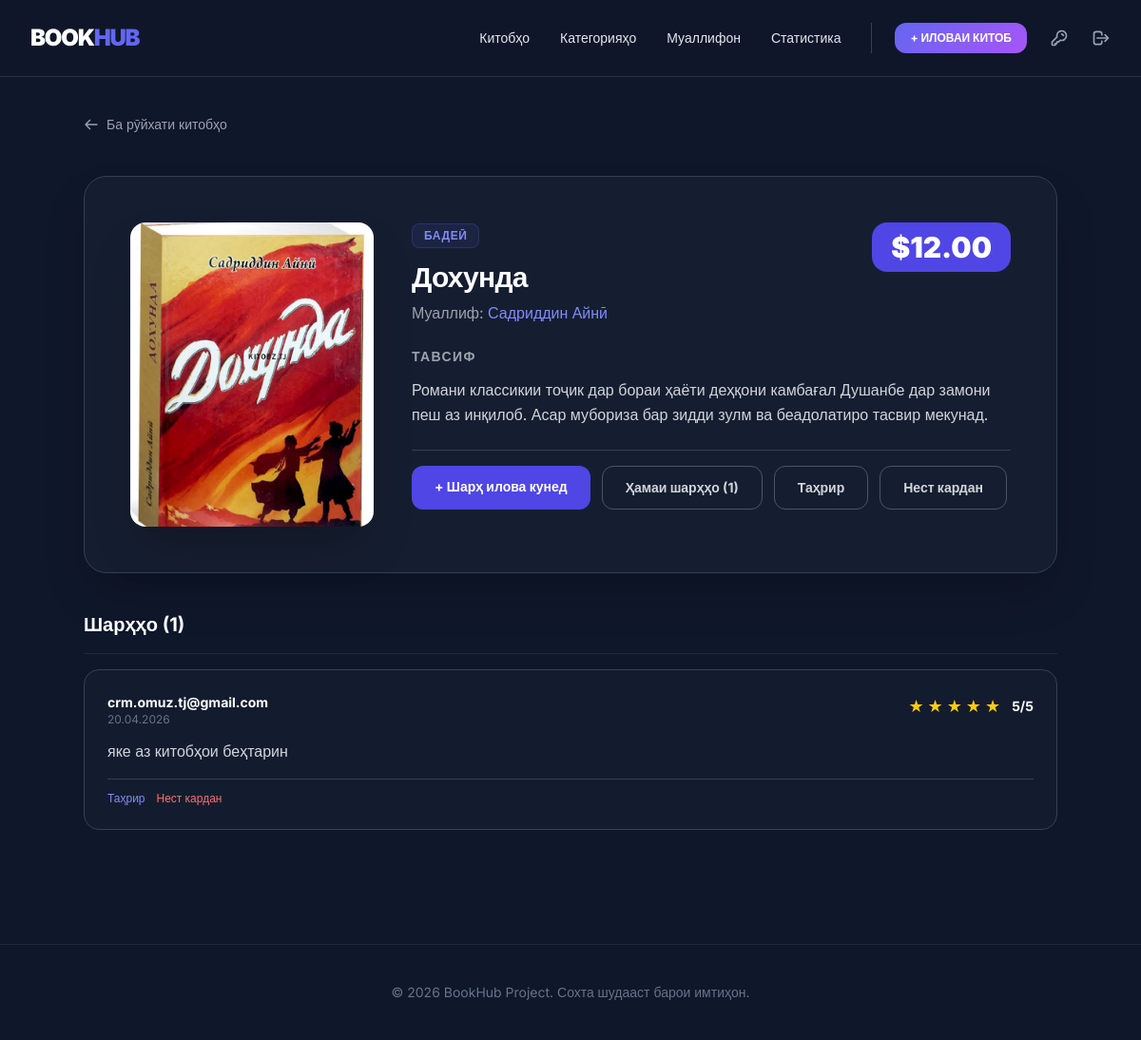
Page /detail_book/1/ (signed in) on the committed database.
### app/models.py (models this page shows, shortened)
class Book(models.Model):
    title = models.CharField(max_length=50)
    description = models.TextField()
    price = models.DecimalField(max_digits=15,decimal_places=2)
    cover_image = models.ImageField(upload_to="books/")
    created_at = models.DateTimeField(auto_now_add=True)
    author = models.ForeignKey(Author,related_name='books',on_delete=models.CASCADE)
    category = models.ForeignKey(Category,related_name='books',on_delete=models.CASCADE)
    created_by = models.ForeignKey(User,related_name='books',on_delete=models.CASCADE)

class Category(models.Model):
    name = models.CharField(max_length=30)

class Author(models.Model):
    full_name = models.CharField(max_length=50)
    bio = models.TextField()

class Review(models.Model):
    book = models.ForeignKey(Book,related_name='reviews',on_delete=models.CASCADE)
    user = models.ForeignKey(User,related_name='reviews',on_delete=models.CASCADE)
    text = models.TextField()
    rating = models.IntegerField()
    created_at = models.DateTimeField(auto_now_add=True)

class User(models.Model):
    email = models.EmailField(unique=True)
    password = models.CharField(max_length=225)
    is_active = models.BooleanField(default=False)
    is_staff = models.BooleanField(default=False)
    is_verified = models.BooleanField(default=False)
    email_token = models.UUIDField(default=uuid.uuid4, editable=False)
    reset_token = models.UUIDField(null=True, blank=True)

### app/views.py (the view)
# urls.py: path('detail_book/<int:id>/', detail_book, name='detail_book'),
def detail_book(request, id):
    if not request.session.get('user_id'):
        return redirect('login')
    book    = get_object_or_404(Book, id=id)
    reviews = book.reviews.select_related('user').all()
    return render(request, 'detail_book.html', {'book': book, 'reviews': reviews})

### templates/detail_book.html (shortened to what this page needs)
{% extends 'base.html' %}
{% block content %}
<div class="max-w-5xl mx-auto space-y-10">
    <a href="{% url 'list_book' %}" class="inline-flex items-center text-sm text-gray-400 hover:text-indigo-400 transition group">
        <svg xmlns="http://www.w3.org/2000/svg" class="h-4 w-4 mr-2 group-hover:-translate-x-1 transition-transform" fill="none" viewBox="0 0 24 24" stroke="currentColor">
            <path stroke-linecap="round" stroke-linejoin="round" stroke-width="2" d="M10 19l-7-7m0 0l7-7m-7 7h18" />
        </svg>
        Ба рӯйхати китобҳо
    </a>
    <div class="bg-slate-800/40 border border-slate-700 rounded-3xl p-8 md:p-12 shadow-2xl">
        <div class="flex flex-col md:flex-row gap-10">
            <div class="w-full md:w-64 flex-shrink-0">
                {% if book.cover_image %}
                    <img src="{{ book.cover_image.url }}" alt="{{ book.title }}"
                         class="w-full h-80 object-cover rounded-2xl shadow-2xl">
                {% endif %}
            </div>
            <div class="flex-1">
                <div class="flex flex-col md:flex-row md:items-start justify-between gap-4 mb-6">
                    <div>
                        <span class="inline-block px-3 py-1 bg-indigo-500/10 text-indigo-400 text-xs font-bold rounded-lg border border-indigo-500/20 uppercase tracking-wider mb-3">
                            {{ book.category.name }}
                        </span>
                        <h1 class="text-3xl font-extrabold text-white tracking-tight">{{ book.title }}</h1>
                        <p class="text-gray-400 mt-2">Муаллиф: <span class="text-indigo-400 font-medium">{{ book.author.full_name }}</span></p>
                    </div>
                    <div class="text-3xl font-black text-white bg-indigo-600 px-5 py-2 rounded-2xl">
                        ${{ book.price }}
                    </div>
                </div>
                <div class="mb-6">
                    <h3 class="text-sm font-bold text-gray-400 uppercase tracking-widest mb-3">Тавсиф</h3>
                    <p class="text-gray-300 leading-relaxed">{{ book.description }}</p>
                </div>
                <div class="flex flex-wrap gap-3 pt-4 border-t border-slate-700">
                    <a href="{% url 'add_review' book.id %}"
                       class="px-6 py-3 bg-indigo-600 hover:bg-indigo-500 text-white font-bold rounded-xl transition text-sm">
                        + Шарҳ илова кунед
                    </a>
                    <a href="{% url 'list_review' book.id %}"
                       class="px-6 py-3 border border-slate-600 hover:border-indigo-500 text-gray-300 hover:text-white font-bold rounded-xl transition text-sm">
                        Ҳамаи шарҳҳо ({{ reviews|length }})
                    </a>
                    <a href="{% url 'update_book' book.id %}"
                       class="px-6 py-3 border border-slate-600 hover:border-emerald-500 text-gray-300 hover:text-emerald-400 font-bold rounded-xl transition text-sm">
                        Таҳрир
                    </a>
                    <a href="{% url 'delete_book' book.id %}"
                       class="px-6 py-3 border border-slate-600 hover:border-red-500 text-gray-300 hover:text-red-400 font-bold rounded-xl transition text-sm">
                        Нест кардан
                    </a>
                </div>
            </div>
        </div>
    </div>
    <div class="space-y-4">
        <h2 class="text-xl font-bold text-white border-b border-slate-800 pb-4">
            Шарҳҳо ({{ reviews|length }})
        </h2>
        {% for review in reviews %}
        <div class="bg-slate-800/30 border border-slate-700 rounded-2xl p-6">
            <div class="flex justify-between items-start mb-3">
                <div>
                    <p class="text-white font-bold text-sm">{{ review.user.email }}</p>
                    <p class="text-gray-500 text-xs">{{ review.created_at|date:"d.m.Y" }}</p>
                </div>
                <div class="flex items-center gap-1">
                    {% for i in "12345" %}
                        {% if forloop.counter <= review.rating|add:"0" %}
                            <span class="text-yellow-400 text-lg">★</span>
                        {% else %}
                            <span class="text-slate-600 text-lg">★</span>
                        {% endif %}
                    {% endfor %}
                    <span class="text-white font-bold ml-2 text-sm">{{ review.rating }}/5</span>
                </div>
            </div>
            <p class="text-gray-300 leading-relaxed">{{ review.text }}</p>
            <div class="flex gap-3 mt-4 pt-3 border-t border-slate-700">
                <a href="{% url 'update_review' review.id %}" class="text-xs text-indigo-400 hover:text-indigo-300 font-medium transition">Таҳрир</a>
                <a href="{% url 'delete_review' review.id %}" class="text-xs text-red-400 hover:text-red-300 font-medium transition">Нест кардан</a>
            </div>
        </div>
        {% endfor %}
    </div>
</div>
{% endblock %}

### templates/base.html (style rules this page uses)
body { font-family: 'Inter', sans-serif; background-color: #0f172a; }

### rows in the picture
Book: cover_image (picture), category.name "БАДЕӢ", title "Дохунда", author.full_name "Садриддин Айнӣ", price "12.00", description "Романи классикии тоҷик дар бораи ҳаёти деҳқони камбағал Душанбе дар замони пеш аз инқилоб. Асар мубориза бар зидди зулм ва беадолатиро тасвир мекунад."
Review: user.email "crm.omuz.tj@gmail.com", created_at "20.04.2026", rating "5", text "яке аз китобҳои беҳтарин"

### other values in the picture
{{ reviews|length }} "1"
